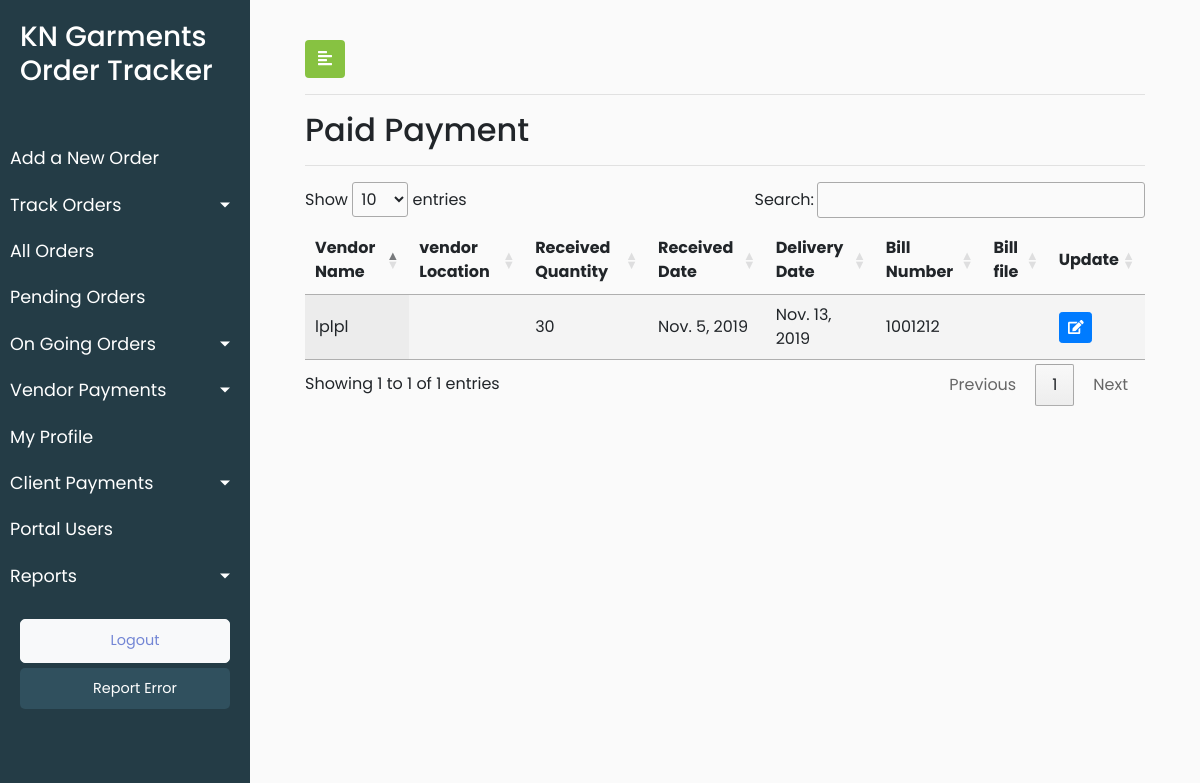
The app's page /payment_paid/ (signed in), older data.
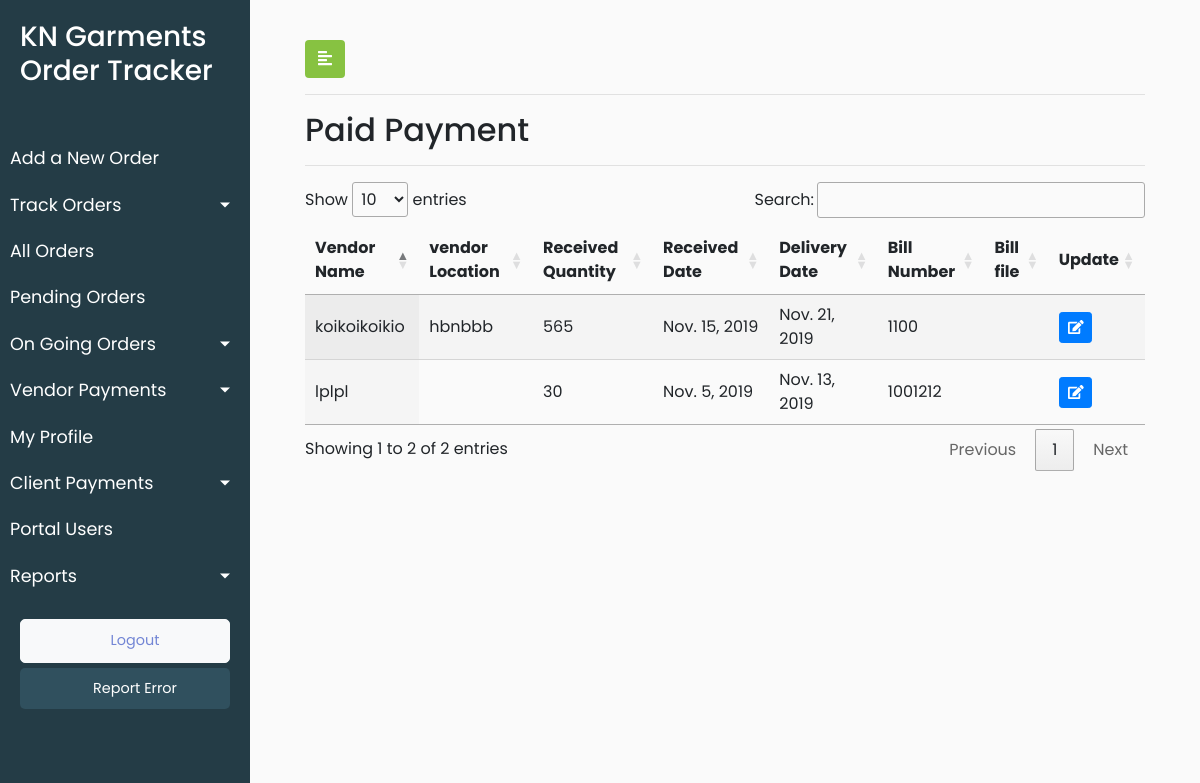
The same page, newer data.
### KNGarment_Order_TrackPro_App/models.py (models this page shows, shortened)
class Process(models.Model):
    Paid = 1
    Pending = 2
    PAYMENT_STATUS=((Paid,'Paid'), (Pending,'Pending'))
    process_vendor_name = models.CharField(max_length=920,blank=True)
    process_vendor_location = models.CharField(max_length=920,blank=True)
    process_received_quantity = models.IntegerField(blank=True,null=True)
    process_received_date = models.DateField(default=timezone.now)
    process_delivery_date = models.DateField(default=timezone.now)
    process_bill_number = models.IntegerField(blank=True,default=0)
    process_bill_file = models.FileField(blank=True)
    process_payment_status = models.PositiveSmallIntegerField(choices=PAYMENT_STATUS,default=Pending,blank=True)
    process_date_of_entry = models.DateTimeField(default=timezone.now)
    process_vendor_id = models.ForeignKey(Vendor, on_delete = models.CASCADE,blank=True)
    process_order_id = models.ForeignKey(Orders, on_delete=models.CASCADE,blank=True)
    objects = InheritanceManager()
    class Meta:
        verbose_name_plural = "Process List"
        verbose_name = "Process"

### KNGarment_Order_TrackPro_App/views.py (the view)
# urls.py: path('payment_paid/', views.payment_paid, name = 'payment_paid'),
@login_required(login_url='/user_login')
def payment_paid(request):
    user_role = request.user.user_role
    process_objects = Process.objects.all().filter(process_payment_status=1)
    data = {'processes':process_objects,'user_role':user_role}
    return render(request,'KNGarment_Order_TrackPro_App/paid_order.html',data)

### KNGarment_Order_TrackPro_App/templates/KNGarment_Order_TrackPro_App/paid_order.html (shortened to what this page needs)
{% extends 'KNGarment_Order_TrackPro_App/base.html' %}
{% load static %}
{% block stylesheets %}
<link rel="stylesheet" href="//cdn.datatables.net/1.10.19/css/jquery.dataTables.min.css">
{% endblock stylesheets %}
{% block content %}
        <div id="content">
            <div class="container-fluid">
                <button type="button" id="sidebarCollapse" class="btn" style="background-color: #87c241;color: white">
                    <i class="fas fa-align-left"></i>
                </button>
                <hr>
                <h2>Paid Payment</h2>
                <hr>
               <div>
                    <table id="test_table" class="display" style="width:100%">
                        <thead>
                            <tr>
                                <th>Vendor Name</th>
                                <th>vendor Location</th>
                                <th>Received Quantity</th>
                                <th>Received Date</th>
                                <th>Delivery Date</th>
                                <th>Bill Number</th>
                                <th>Bill file</th>
                                <th>Update</th>
                            </tr>
                        </thead>
                        <tbody>
                            {% for process in processes %}
                            <tr>
                                <td>{{process.process_vendor_name}}</td>
                                <td>{{process.process_vendor_location}}</td>
                                <td>{{process.process_received_quantity}}</td>
                                <td>{{process.process_received_date}}</td>
                                <td>{{process.process_delivery_date}}</td>
                                <td>{{process.process_bill_number}}</td>
                                <td>{{process.process_bill_file}}</td>
                                <td>
                            <button type="button" class="update-order btn btn-sm btn-primary" data-id="{% url 'KNGarment_Order_TrackPro_App:paid_order_update' pk=process.pk  %}">
                                <span class="fa fa-edit"></span>
                            </button>
                        </td>
                            </tr>
                            {% endfor %}
                        </tbody>
                    </table>
                </div>
            </div>
        </div>
{% endblock content %}

Row changes from the older to the newer data that the page shows:
now on this page (row edited): Process: process_vendor_name "koikoikoikio", process_vendor_location "hbnbbb", process_received_quantity "565", process_received_date "Nov. 15, 2019", process_delivery_date "Nov. 21, 2019", process_bill_number "1100"
Text that changed along with them:
text written by a page script: "Show entries Search: Showing 1 to 1 of 1 entries Previous 1 Next" → "Show entries Search: Showing 1 to 2 of 2 entries Previous 1 Next"
